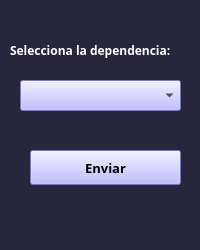
<?xml version="1.0" encoding="UTF-8"?>
<ui version="4.0">
 <class>Form</class>
 <widget class="QWidget" name="Form">
  <property name="geometry">
   <rect>
    <x>0</x>
    <y>0</y>
    <width>200</width>
    <height>250</height>
   </rect>
  </property>
  <property name="minimumSize">
   <size>
    <width>200</width>
    <height>250</height>
   </size>
  </property>
  <property name="maximumSize">
   <size>
    <width>200</width>
    <height>250</height>
   </size>
  </property>
  <property name="windowTitle">
   <string>Form</string>
  </property>
  <property name="styleSheet">
   <string notr="true">background-color:#27263c;</string>
  </property>
  <widget class="QLabel" name="label">
   <property name="geometry">
    <rect>
     <x>10</x>
     <y>40</y>
     <width>400</width>
     <height>21</height>
    </rect>
   </property>
   <property name="minimumSize">
    <size>
     <width>400</width>
     <height>0</height>
    </size>
   </property>
   <property name="font">
    <font>
     <family>Candara</family>
     <pointsize>9</pointsize>
     <weight>75</weight>
     <italic>false</italic>
     <bold>true</bold>
     <underline>false</underline>
     <strikeout>false</strikeout>
     <kerning>false</kerning>
    </font>
   </property>
   <property name="cursor">
    <cursorShape>ArrowCursor</cursorShape>
   </property>
   <property name="styleSheet">
    <string notr="true">color:white;</string>
   </property>
   <property name="text">
    <string>Selecciona la dependencia:</string>
   </property>
  </widget>
  <widget class="QComboBox" name="selecionador_dependencia">
   <property name="geometry">
    <rect>
     <x>20</x>
     <y>80</y>
     <width>161</width>
     <height>31</height>
    </rect>
   </property>
   <property name="styleSheet">
    <string notr="true">background:rgb(170, 170, 255);</string>
   </property>
  </widget>
  <widget class="QPushButton" name="enviar_dependencia_5">
   <property name="geometry">
    <rect>
     <x>30</x>
     <y>150</y>
     <width>151</width>
     <height>35</height>
    </rect>
   </property>
   <property name="minimumSize">
    <size>
     <width>0</width>
     <height>35</height>
    </size>
   </property>
   <property name="maximumSize">
    <size>
     <width>16777215</width>
     <height>35</height>
    </size>
   </property>
   <property name="font">
    <font>
     <family>Candara</family>
     <pointsize>10</pointsize>
     <weight>75</weight>
     <bold>true</bold>
    </font>
   </property>
   <property name="cursor">
    <cursorShape>PointingHandCursor</cursorShape>
   </property>
   <property name="styleSheet">
    <string notr="true">background:rgb(170, 170, 255);</string>
   </property>
   <property name="text">
    <string>Enviar</string>
   </property>
  </widget>
 </widget>
 <resources/>
 <connections/>
</ui>
